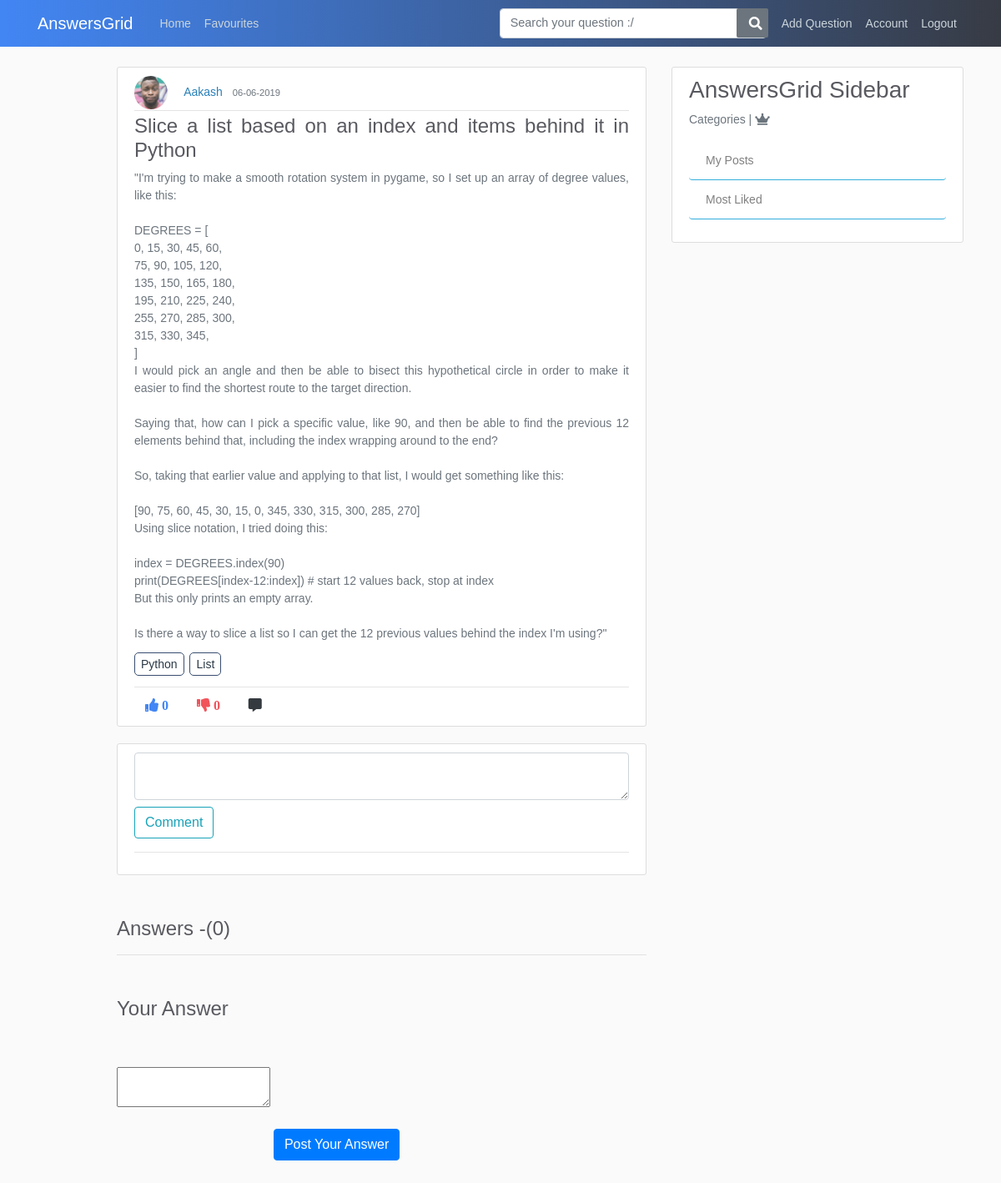
/post/2/comment (signed in), run on an earlier commit of the app's database.
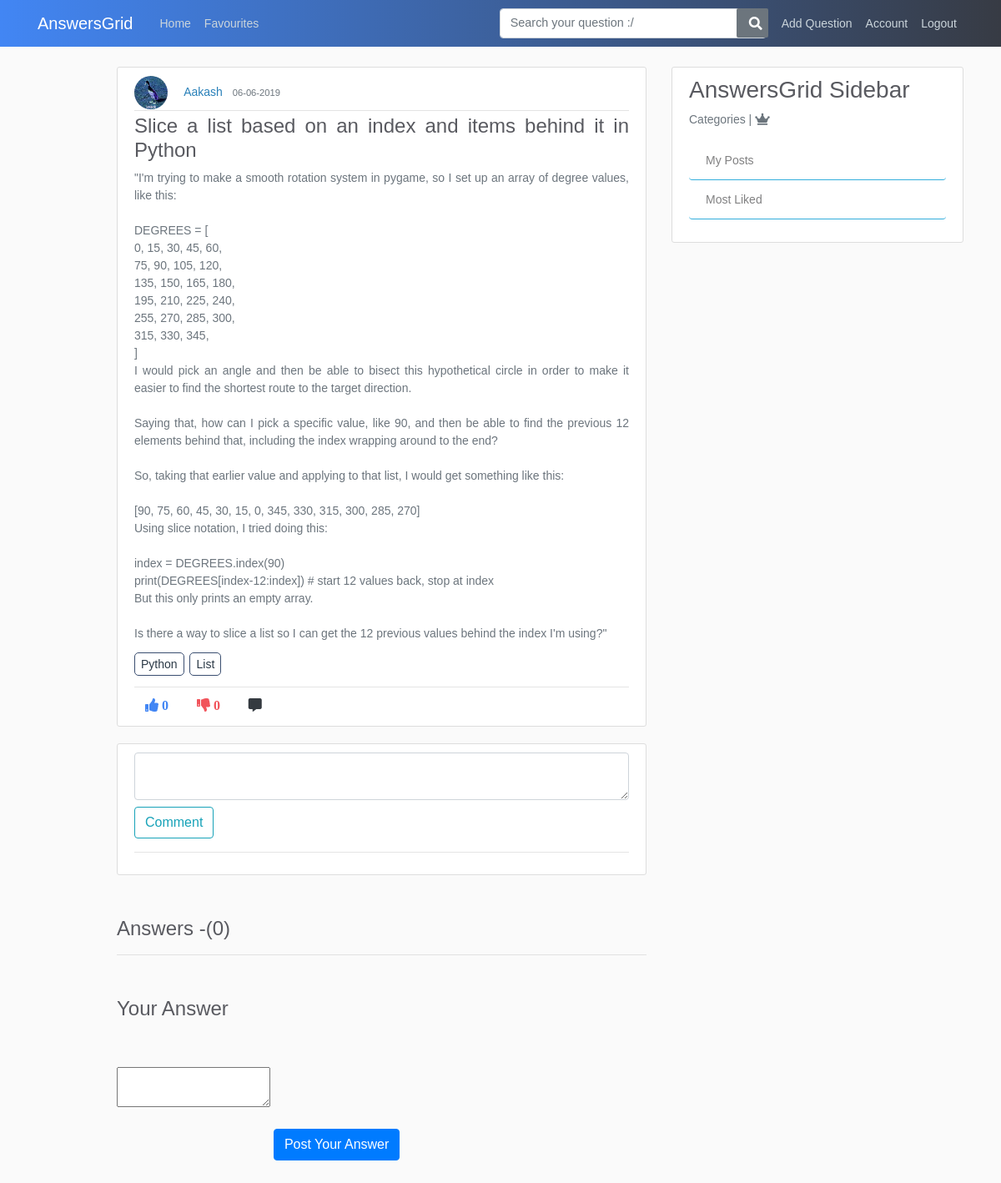
And on a later commit of the database.
### application/models.py (models this page shows, shortened)
class User(db.Model, UserMixin):
    id = db.Column(db.Integer, primary_key=True)
    username = db.Column(db.String(20), unique=True, nullable=False)
    email = db.Column(db.String(120), unique=True, nullable=False)
    image_file = db.Column(db.String(20), nullable=False, default='default.jpg')
    password = db.Column(db.String(60), nullable=False)
    posts = db.relationship('Post', backref='author', lazy=True)
    answers = db.relationship('Answer', backref="author", lazy=True)
    comments = db.relationship('Comment', backref='author', lazy=True)
    answercomments = db.relationship('AnswerComment', backref='author', lazy=True)
    favourites = db.relationship('Favourite', backref='author', lazy=True)

### application/routes.py (the view, shortened to what this page needs)
@app.route("/post/<int:post_id>/comment", methods=['GET', 'POST'])
@login_required
def comment_post(post_id):
    post = Post.query.get_or_404(post_id)
    posts_id = post.id
    joinedTables = db.session.query(tagposts.post_id,tagposts.tag_id,Tags.tag_title,Post.title,Post.user_id,Post.like_count,Post.content).join(Tags).join(Post).all()
    answersCount = db.session.query(Answer).filter(Answer.post_id == post_id).count()
    answers = Answer.query.order_by(Answer.like_count.desc()).all()
    if request.method =='GET':
        comments = Comment.query.filter(Comment.post_id == post_id).order_by(Comment.date_posted.desc())
        return render_template('comment_post.html', title='Comments', post=post, comments=comments, joinedTables=joinedTables, answersCount=answersCount, answers=answers)

### application/models.py (called while the page is built)
@login_manager.user_loader
def load_user(user_id):
    return User.query.get(int(user_id))

### application/templates/comment_post.html (shortened to what this page needs)
{% extends "layout.html" %}
{% block content %}
    <article class="media content-section">
      <div class="media-body">
        <div class="article-metadata">
          <img class="rounded-circle article-img" src="{{ url_for('static', filename='profile_pics/' + post.author.image_file) }}">
          <a class="mr-2" href="{{ url_for('user_posts', username=post.author.username) }}">{{ post.author.username }}</a>
          <small class="text-muted">{{ post.date_posted.strftime('%d-%m-%Y') }}</small>
        </div>
        <h4 class="article-title text-justify">{{ post.title }}</h4>
        <p class="article-content text-justify text-muted">{{ post.content }}</p>
        {% for tag in joinedTables %}
            {% if post.id == tag[0] %}
            <a class="article-content tag-style text-justify" href="{{ url_for('tags', tag_title=tag.tag_title) }}">{{ tag.tag_title }}</a>
            {% endif %}
        {% endfor %}<hr>
            <div class="footRow">
                {%  if current_user.is_authenticated %}
                  <a><i class="fas fa-thumbs-up mr-1 btn upvote"id="/vote/{{post.id}}/{{current_user.id}}" onclick="contentDisp(this);">  {{ post.like_count }} </i></a>
                  <a><i class="fas fa-thumbs-down mr-1 btn upvote" id="/downvote/{{post.id}}/{{current_user.id}}" onclick="contentDisp(this);" >  {{ post.dislike_count }} </i></a>
                  <a href="#commenticon"><i class="fas fa-comment-alt mr-1 btn text-dark" id="comment-btn"></i></a>
                {% endif %}
            </div>
      </div>
    </article>
    <div class="content-section hide-comments">
      <form method="POST" id="comment-form" action="">
        <div class="form-group">
            <textarea class="form-control form-control-lg" id="comment-box" name="comment" required=""></textarea>
            <button class="btn btn-outline-info" type="submit">Comment</button>
        </div>
      </form> <hr>
    </div>
    <h4 class="answer-section">Answers -({{ answersCount }})</h4> <hr>
    <div class="summernote-section">
        <h4>Your Answer</h4>
        <form action="{{ url_for('answer', post_id=post.id) }}" method="post">
            <textarea id="summernote" name="editordata" class="mt-5 mb-5" required></textarea>
            <button class="btn btn-primary mt-5 mb-5">Post Your Answer</button>
          </form>
    </div>
{% endblock content %}

What changed in the data, as far as the page shows it:
changed User "Aakash": image_file: picture added in place of a placeholder
